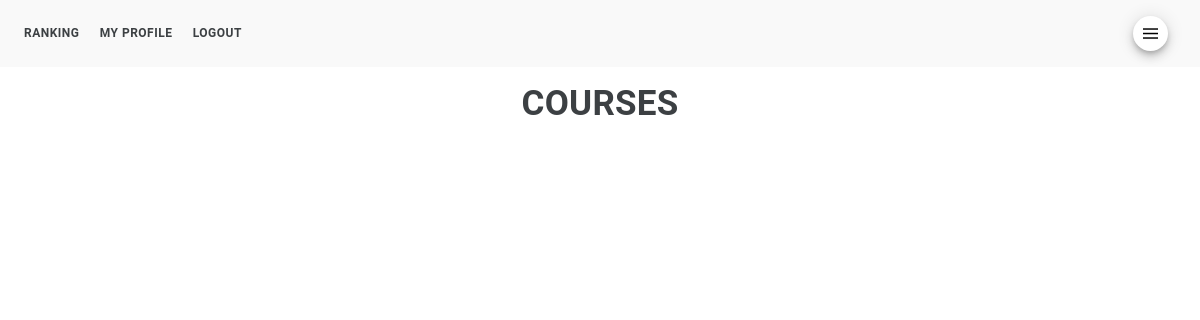
Before: /list_courses.html (signed in) with the older database file.
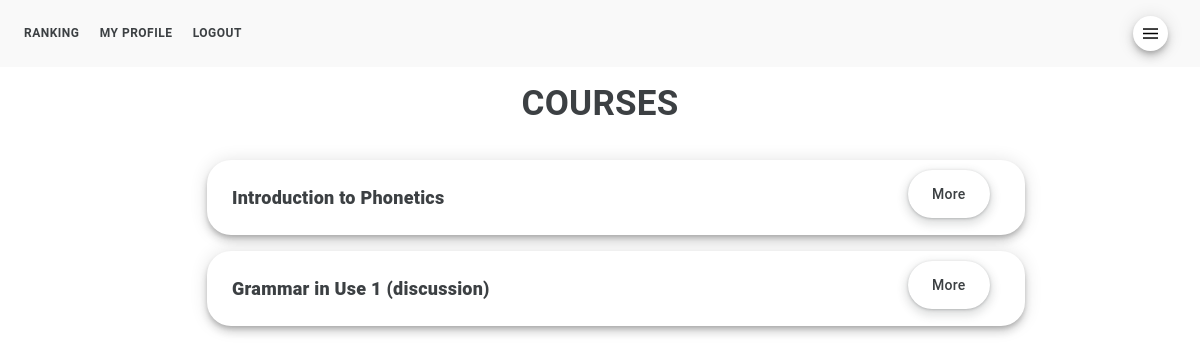
After: the same page with the newer database file.
### nieszkolni_app/models.py (models this page shows)
class Course(models.Model):
    course = models.CharField(max_length=200)
    course_type = models.CharField(max_length=200, default="")
    course_description = models.TextField(default="")
    registration_description = models.TextField(default="")
    assessment_description = models.TextField(default="")
    assessment_method = models.CharField(max_length=200, default="")
    link = models.TextField(default="")
    reference_system = models.CharField(max_length=200, default="")
    threshold = models.IntegerField(default=0)
    component_id = models.CharField(max_length=200, default="")
    course_id = models.IntegerField(default=0, primary_key=True)

### nieszkolni_app/views.py (the view, shortened to what this page needs)
# urls.py: path('list_courses.html', views.list_courses, name="list_courses"),
@staff_member_required
def list_courses(request):
    if request.user.is_authenticated:
        first_name = request.user.first_name
        last_name = request.user.last_name
        current_user = first_name + " " + last_name
        courses = RoadmapManager().list_courses()
        course_types = KnowledgeManager().display_prompts("course_type")
        assessment_methods = KnowledgeManager().display_prompts("assessment_method")
        assessment_systems = KnowledgeManager().display_prompts("assessment_system")
        return render(request, "list_courses.html", {"courses": courses})

### nieszkolni_folder/knowledge_manager.py (called while the page is built)
    def display_prompts(self, parent):
        with connection.cursor() as cursor:
            cursor.execute(f'''
                SELECT prompt, parent, pattern
                FROM nieszkolni_app_prompt
                WHERE parent = '{parent}'
                ''')
            prompts = cursor.fetchall()
            return prompts

### nieszkolni_folder/roadmap_manager.py (called while the page is built)
    def list_courses(self):
        with connection.cursor() as cursor:
            cursor.execute(f'''
                SELECT
                course,
                course_type,
                course_description,
                registration_description,
                assessment_description,
                assessment_method,
                link,
                reference_system,
                threshold,
                component_id
                FROM nieszkolni_app_course
                ''')
            courses = cursor.fetchall()
            return courses

### nieszkolni_app/templates/list_courses.html (shortened to what this page needs)
{% extends 'base.html' %}
{% block 'content' %}
<h1>COURSES</h1>
<div class="list_container">
	<ul class="list">
		{% for course in courses %}
		<form action="{% url 'list_courses' %}" method="POST">
			<li class="list_item">
				<div class="list_content">{{ course.0 }}</div>
				<button type="submit" class="list_button button_main" name="action_on_course" value="more">More</button>
			</li>
		</form>
		{% endfor %}
	</ul>
</div>
{% include 'footer.html' %}
{% endblock %}

Changed rows visible on the page:
added Course: course "Introduction to Phonetics"
added Course: course "Grammar in Use 1 (discussion)"
